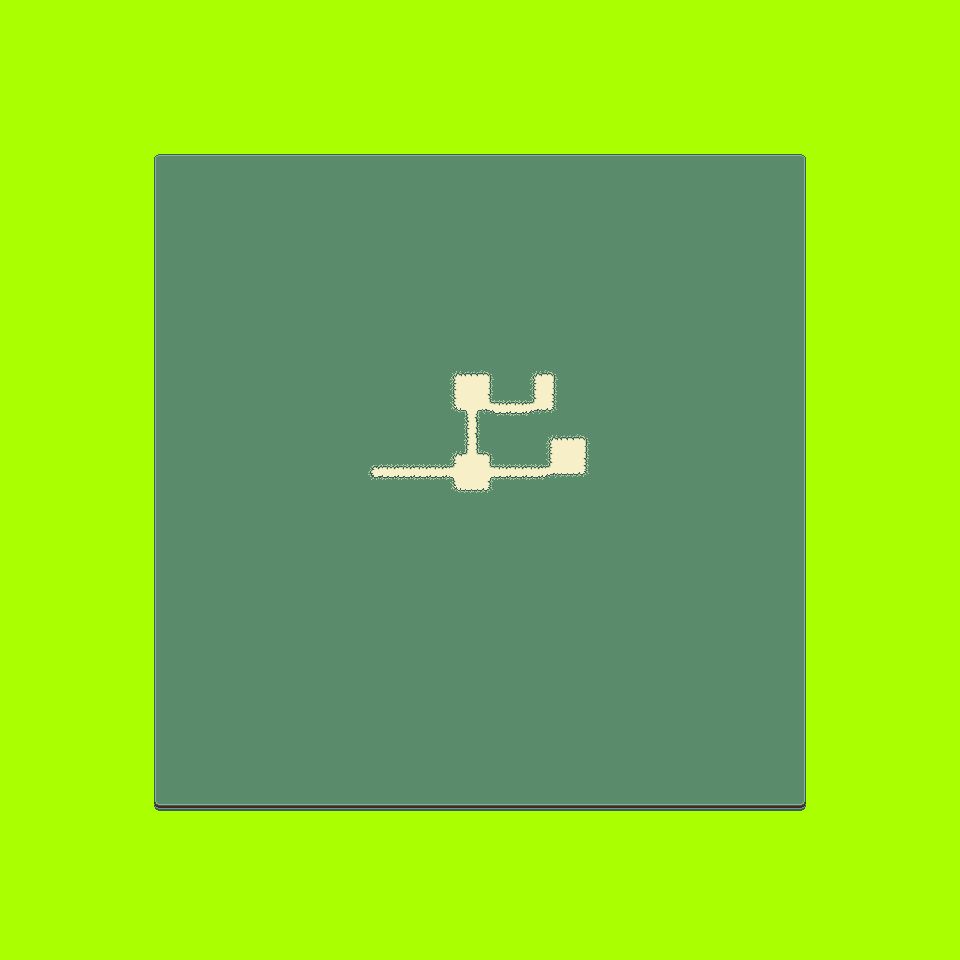

Tiled map render using the project's own tile images. Description and the map definition, with tile-layer contents summarised, below:
An orthogonal 60x60 tile map with 16x16 px tiles, 1 tile layer (floor), 4 tilesets and 12 objects (player, blacksmith, explorer).

<map version="1.10" tiledversion="1.10.2" orientation="orthogonal" renderorder="right-down" width="60" height="60" tilewidth="16" tileheight="16" infinite="0" backgroundcolor="#aaff00" nextlayerid="10" nextobjectid="781">
 <tileset firstgid="1" source="props.tsx" />
 <tileset firstgid="20" source="animal.tsx" />
 <tileset firstgid="22" source="campfire.tsx" />
 <tileset firstgid="26" source="floor.tsx" />
 <layer id="3" name="floor" width="60" height="60">
  <data>[3600 cells, 3600 non-empty, 29 distinct tile ids]</data>
 </layer>
 <objectgroup id="2" name="props">
  <object id="434" gid="1" x="546" y="466" width="44" height="50" />
  <object id="441" gid="1" x="450" y="410" width="44" height="50" />
  <object id="774" gid="6" x="448" y="450" width="13" height="36" />
  <object id="775" gid="6" x="480" y="450" width="13" height="36" />
  <object id="776" gid="7" x="448" y="496" width="13" height="20" />
  <object id="777" gid="7" x="480" y="496" width="13" height="20" />
  <object id="778" gid="7" x="576" y="480" width="13" height="20" />
  <object id="779" gid="22" x="465.455" y="478.273" width="12" height="13" />
  <object id="780" gid="9" x="524.5" y="391.75" width="38" height="52" />
 </objectgroup>
 <objectgroup id="4" name="characters" visible="0">
  <object id="40" name="player" x="389.5" y="471">
   <point />
  </object>
  <object id="446" name="blacksmith" x="472.727" y="404">
   <point />
  </object>
  <object id="447" name="explorer" x="568.813" y="467.938">
   <point />
  </object>
 </objectgroup>
</map>
